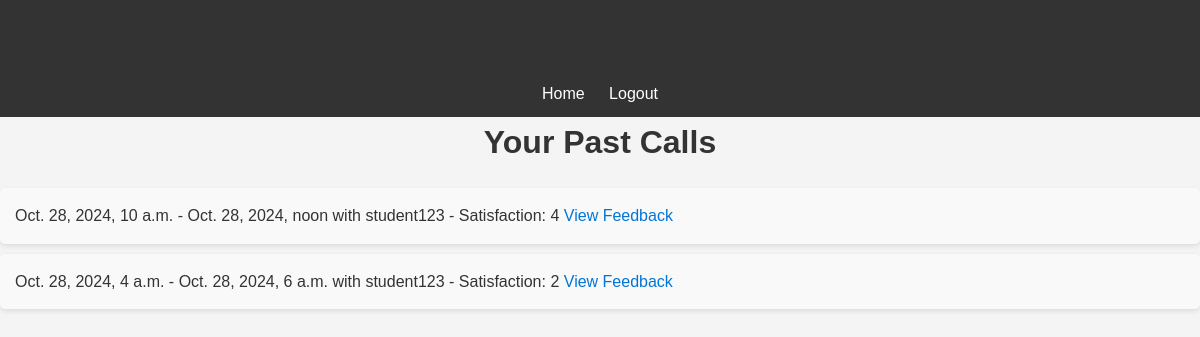
Page /past-calls/ (signed in) on the committed database.
### scheduler/models.py (models this page shows, shortened)
class Slot(models.Model):
    coach = models.ForeignKey(User, on_delete=models.CASCADE, related_name='slots')
    start_time = models.DateTimeField()
    end_time = models.DateTimeField()
    student = models.ForeignKey(User, on_delete=models.SET_NULL, null=True, blank=True, related_name='booked_slots')
    satisfaction = models.IntegerField(null=True, blank=True)  # Satisfaction rating (1-5)
    notes = models.TextField(null=True, blank=True)  # Free-form notes for the call

### scheduler/views.py (the view)
# urls.py: path('past-calls/', views.past_calls, name='past_calls'),
@login_required
def past_calls(request):
    if not hasattr(request.user, 'coachprofile'):
        raise PermissionDenied
    past_slots = Slot.objects.filter(coach=request.user, end_time__lt=timezone.now(), student__isnull=False).order_by('-start_time')
    return render(request, 'scheduler/past_calls.html', {'past_slots': past_slots})

### scheduler/templates/scheduler/past_calls.html (shortened to what this page needs)
<!DOCTYPE html>
<html>
    <header>
        <h1>Coaching Scheduling System</h1>
        <a href="{% url 'home' %}">Home</a>
        {% if user.is_authenticated %}
            <a href="{% url 'logout' %}">Logout</a>
        {% else %}
            <a href="{% url 'login' %}">Login</a>
        {% endif %}
    </header>
<head>
    <link rel="stylesheet" href="/static/css/styles.css">
</head>
<body>
    <h1>Your Past Calls</h1>
    <ul>
        {% for slot in past_slots %}
            <li>
                {{ slot.start_time }} - {{ slot.end_time }} with {{ slot.student.username }}
                {% if slot.satisfaction %}
                    - Satisfaction: {{ slot.satisfaction }}
                    <a href="{% url 'feedback_detail' slot.id %}">View Feedback</a>
                {% else %}
                    <a href="{% url 'add_feedback' slot.id %}">Add Feedback</a>
                {% endif %}
            </li>
        {% empty %}
            <li>No past calls available.</li>
        {% endfor %}
    </ul>
</body>
</html>

### static/css/styles.css (style rules this page uses)
* { margin: 0; padding: 0; box-sizing: border-box; }
body { font-family: Arial, sans-serif; background-color: #f4f4f4; color: #333; line-height: 1.6; margin: 0; padding: 0; }
h1, h2 { color: #333; text-align: center; margin-bottom: 20px; }
a { color: #0275d8; text-decoration: none; }
ul { list-style: none; margin: 20px 0; padding: 0; }
li { padding: 15px; margin: 10px 0; border-radius: 5px; background-color: #f9f9f9; box-shadow: 0 2px 5px rgba(0, 0, 0, 0.1); }
header { background: #333; color: #fff; padding: 10px 0; text-align: center; }
header a { color: #fff; margin: 0 10px; text-decoration: none; }

### rows in the picture
Slot: start_time "Oct. 28, 2024, 10 a.m.", end_time "Oct. 28, 2024, noon", student.username "student123", satisfaction "4"
Slot: start_time "Oct. 28, 2024, 4 a.m.", end_time "Oct. 28, 2024, 6 a.m.", student.username "student123", satisfaction "2"
